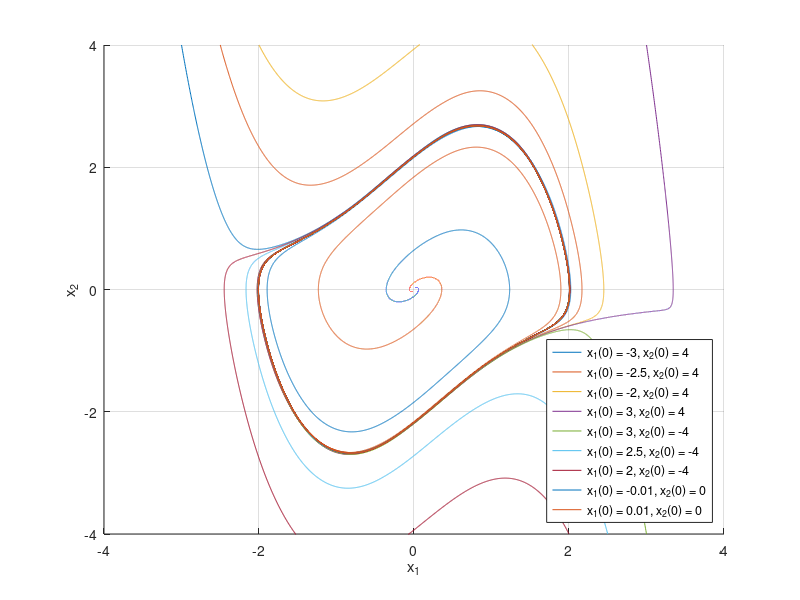

The MATLAB script that drew this image:
function Esempio2_21()
  close all
  clear all
  clc
  % Si voglia riprodurre un grafico x1-x2 rappresentante l'evoluzione del sistema
  % identificato dal circuito dell'esempio, nelle condizioni in qui questo si
  % specializza in un oscillatore di van der Pol.
  C = 1;
  L = 1;
  alpha = 1;
  beta = 1/3;
  x1_0=[-3 -2.5 -2 3  3 2.5 2 -0.01 0.01];
  x2_0=[ 4   4   4 4 -4 -4 -4   0    0  ];
  t = 0:0.001:40;

  evoluzioniX1 = {};
  evoluzioniX2 = {};
  legends = {};
  for i = 1 : length(x1_0)
    [T1, X1] = ode45(@oscillatore, t, [x1_0(i) x2_0(i)], C, L, alpha, beta);
    evoluzioniX1{i} = X1(:,1);
    evoluzioniX2{i} = X1(:,2);
    legends{i} = ['x_1(0) = ' num2str(x1_0(i)) ', x_2(0) = ' num2str(x2_0(i))];
  endfor

  tmp = evoluzioniX1{1};
  size(tmp)


  figure
  grid
  hold on
  for i = 1 : length(x1_0)
    x1 = evoluzioniX1{i};
    x2 = evoluzioniX2{i};
    plot(x1, x2)
  endfor
  axis([-4 4 -4 4])
  xlabel('x_1'),ylabel('x_2')
  legend(legends,'Location','SouthEast');

endfunction

function [xp] = oscillatore(t, x, C, L, alpha, beta)
  % Per questo oscillatore, si considera x1(t) = vc(t) e x2(t) = ic(t).
  % Dalle relazioni i = C * (dvc /dt) e vl = L * (dil/dt) è possibile,
  % in funzione della legge ic + id + il = 0 al nodo, ricavare le eq. per le
  % derivate degli stati x1 e x2:
  %   x1dot(t) = (1/C) * x2(t)
  %   x2dot(t) = -[3 * beta * x1(t)^2 - alpha] * (x2(t)/C) - 1/L * x1(t)
  xp = [ x(2)/C ...
         -(3 * beta * x(1)^2 - alpha) * (x(2)/C) - (x(1)/L)];
endfunction
